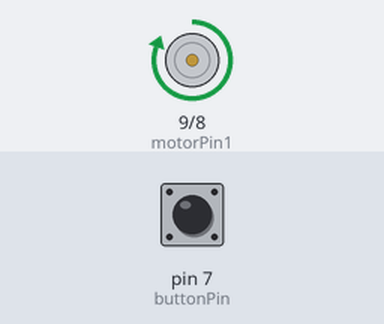
This sketch was run on a simulated Arduino Uno, built with avr-gcc and run on an emulated ATmega328P. Parts: motor-driver pin pairs drawn as motors (green arrow = first pin HIGH = forward, orange = second pin HIGH = backward, longer = more drive). Inputs (shaded band) come from the test bench; at power-on: pin 7 (buttonPin) HIGH.

Above: at 1.2 s.
1.3 s: pin 7 (buttonPin) pulled LOW for 0.15 s
At 1.37 s:
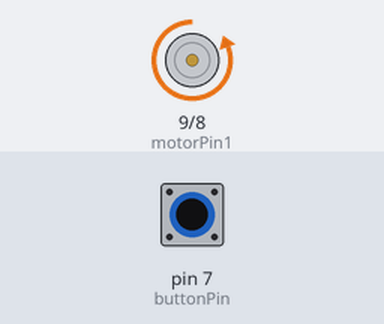
2.9 s: pin 7 (buttonPin) pulled LOW for 3.2 s
At 7.0 s:
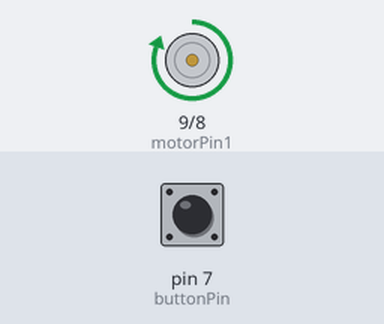
Timing chart, 0 to 8.5 s (numbered marks = the images above; inputs shaded):
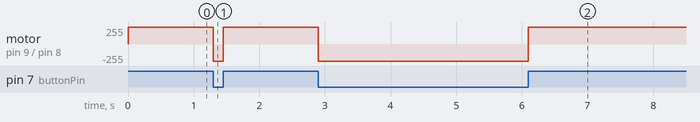

The sketch:

A.ino
```cpp
#define motorPin1 9  // IN1 on L298N
#define motorPin2 8  // IN2 on L298N
#define buttonPin 7  // Push button pin

int buttonState = 0;  // Variable to store button state

void setup() {
  pinMode(motorPin1, OUTPUT);  // Set motor pins as output
  pinMode(motorPin2, OUTPUT);
  pinMode(buttonPin, INPUT_PULLUP);  // Set button pin as input
}

void loop() {
  buttonState = digitalRead(buttonPin);  // Read the state of the button

  if (buttonState == HIGH) {
    // Button is pressed - Rotate motor clockwise
    digitalWrite(motorPin1, HIGH);
    digitalWrite(motorPin2, LOW);
  } else {
    // Button is released - Rotate motor anti-clockwise
    digitalWrite(motorPin1, LOW);
    digitalWrite(motorPin2, HIGH);
  }
}
```

Measured:
- after the input at 1.3 s, motor on pin 9 (motorPin1) / pin 8 (motorPin2): forward 255/255 → backward 255/255 at once, → forward 255/255 0.15 s later
- after the input at 2.9 s, motor on pin 9 (motorPin1) / pin 8 (motorPin2): forward 255/255 → backward 255/255 at once, → forward 255/255 3.2 s later
